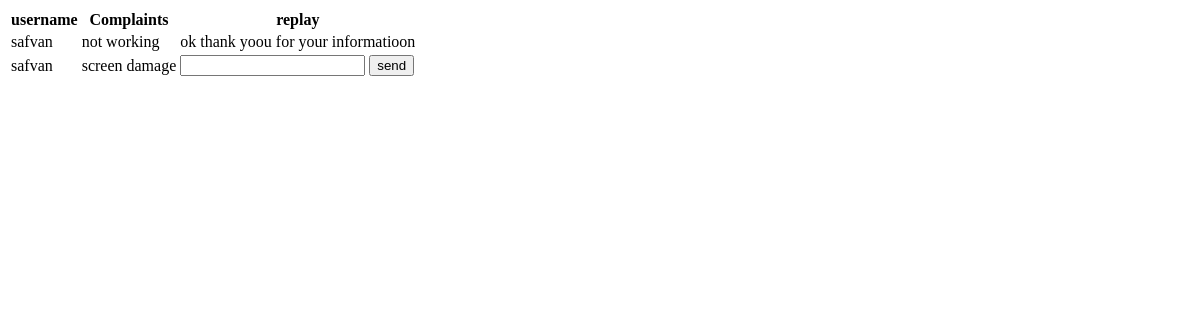
The app's page /Complaints, older data.
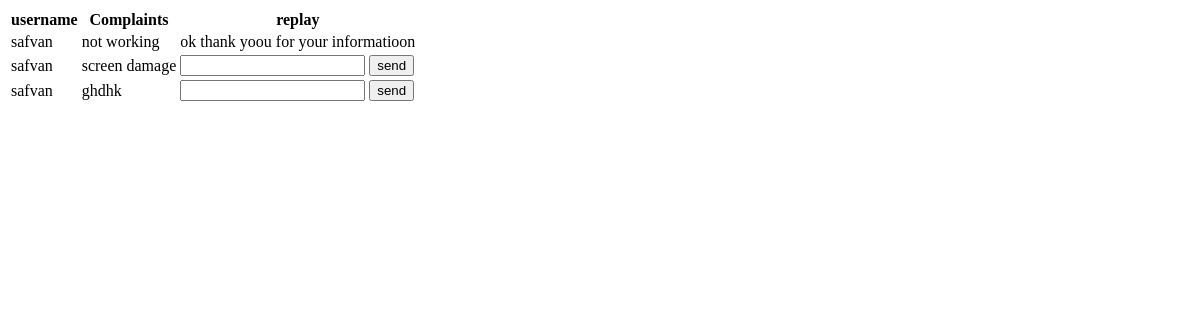
The same page, newer data.
### labtrackapp/models.py (models this page shows)
class ComplaintTable(models.Model):
    user=models.ForeignKey(UserTable,on_delete=models.CASCADE,null=True,blank=True)
    Complaint=models.CharField(max_length=100,null=True,blank=True)
    replay=models.CharField(max_length=100,null=True,blank=True)

class UserTable(models.Model):
    admissionno=models.IntegerField(null=True,blank=True)
    name=models.CharField(max_length=100,null=True,blank=True)
    program=models.CharField(max_length=100,null=True,blank=True)
    mobno=models.BigIntegerField(null=True,blank=True)
    dob=models.CharField(max_length=100,null=True,blank=True)
    gender=models.CharField(max_length=100,null=True,blank=True)
    bloodgroup=models.CharField(max_length=20,null=True,blank=True)
    semester=models.CharField(max_length=20,null=True,blank=True)
    LOGINID=models.ForeignKey(LoginTable,on_delete=models.CASCADE,null=True,blank=True)
    email=models.CharField(max_length=100,null=True,blank=True)
    Class=models.CharField(max_length=100,null=True,blank=True)

### labtrackapp/views.py (the view)
# urls.py: path('Complaints', Complaints.as_view(), name='Complaints'),
class Complaints(View):
    def get(self, requst):
        c = ComplaintTable.objects.all()
        return render(requst,'adminpanel/complaints.html',{'complaints':c})

### templates/adminpanel/complaints.html (shortened to what this page needs)
<!DOCTYPE html>
<html lang="en">
<head>
</head>
<body>
    <table>
    <tr>
        <th>username</th>
        <th>Complaints</th>
        <th>replay</th>
    </tr>
    {% for i in complaints %}
    <tr>
        <td>{{ i.user.name }}</td>
        <td>{{ i.Complaint }}</td>
        <td>{% if i.replay %}
            {{ i.replay }}
            {% else %}
            <form method="post" action="/reply/{{i.id}}">
                <input type="text" name="replay">
                <button type="submit">send</button>
            </form>
            {% endif %}
        </td>
    </tr>
    {% endfor %}
    </table>
</body>
</html>

Row changes from the older to the newer data that the page shows:
added ComplaintTable: user.name "safvan", Complaint "ghdhk"
